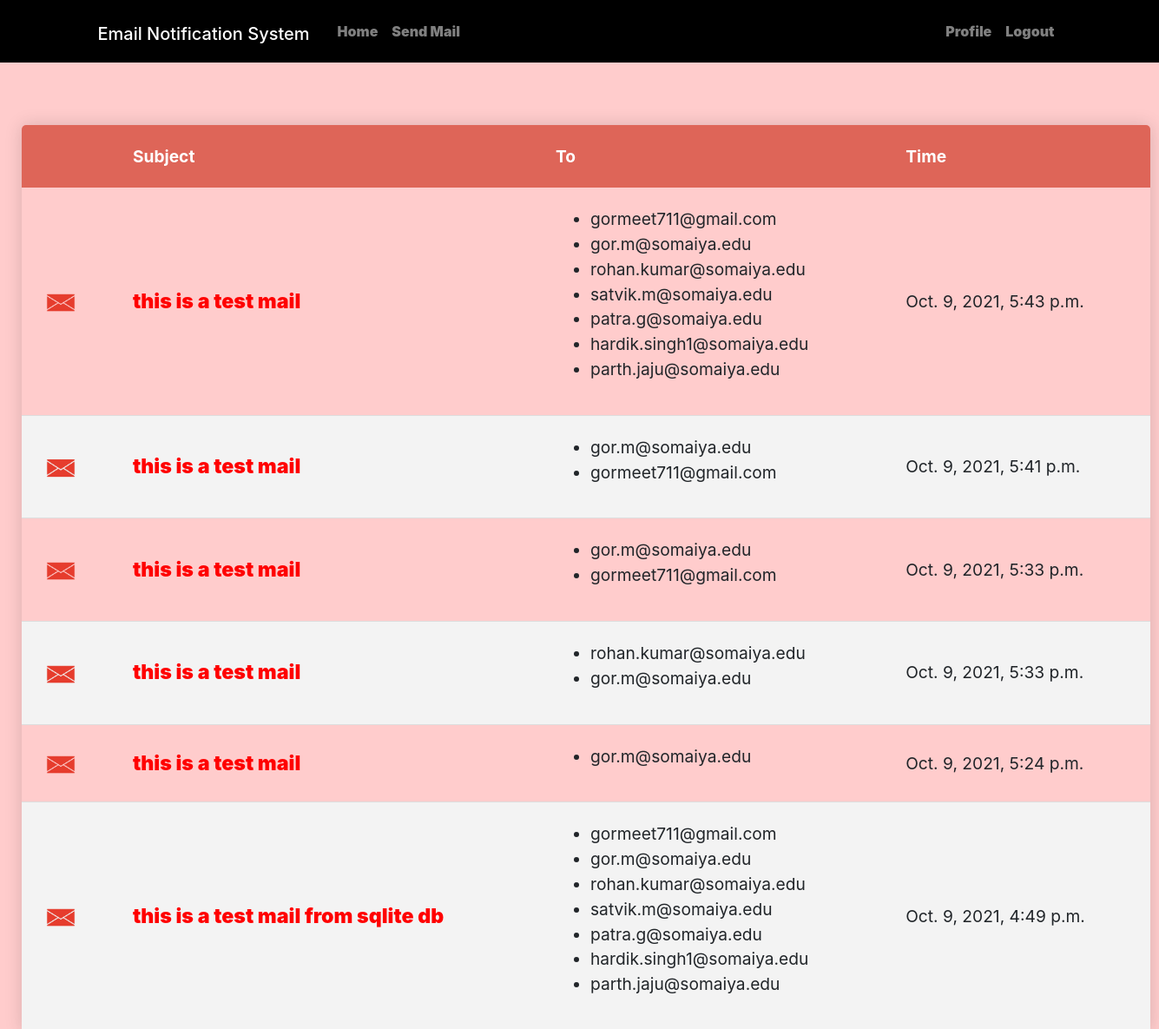
The app's page / (signed in), older data.
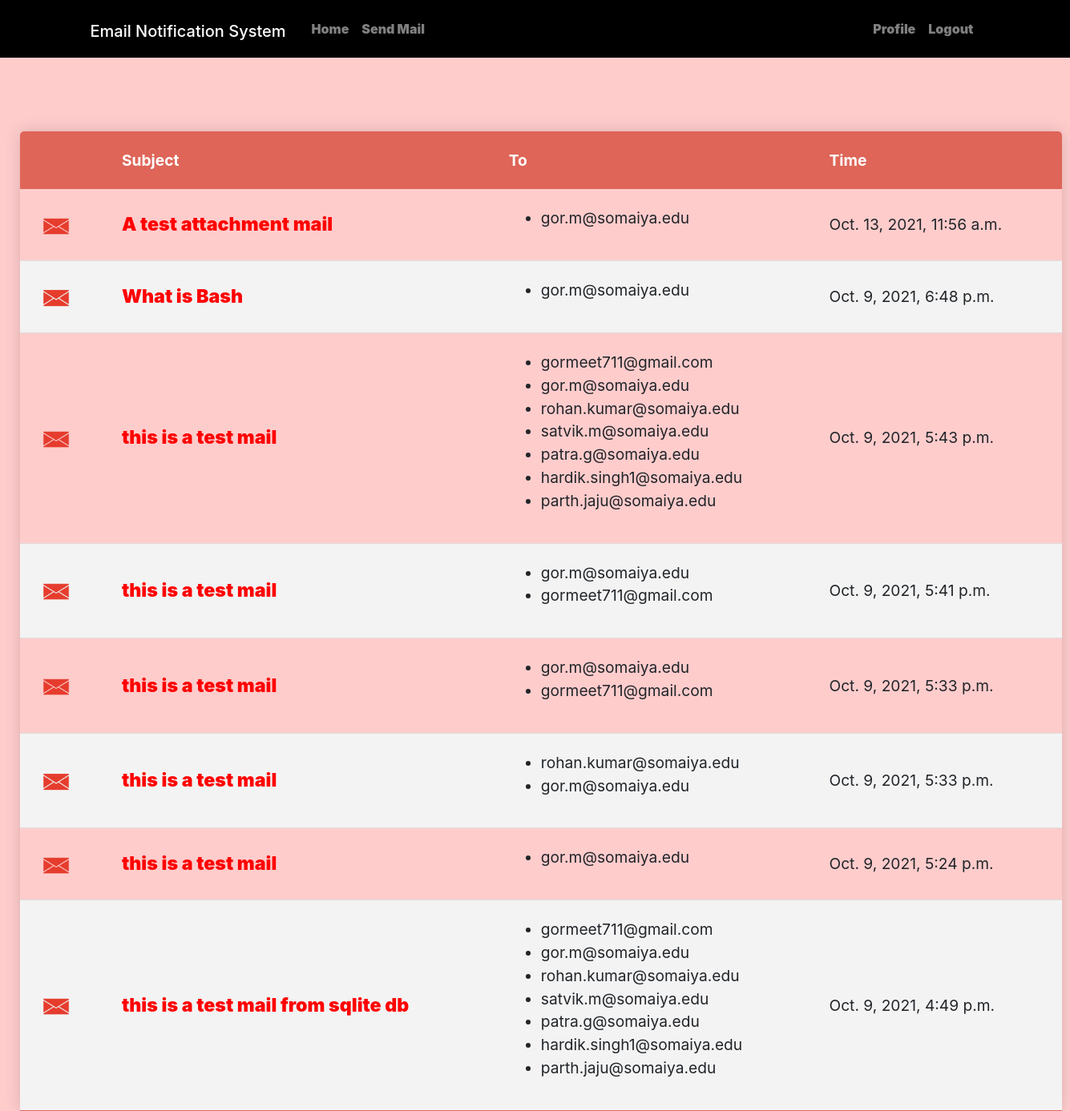
The same page, newer data.
### api/models.py (models this page shows, shortened)
class ScheduledMail(models.Model):
    sender = models.EmailField(max_length = 255)
    subject = models.CharField(max_length = 78)
    body = models.CharField(max_length = 40000)
    send_on = models.DateTimeField(default = datetime.now,blank=True)
    recipients_list = models.CharField(max_length = 1023)
    attachment_file = models.FileField(blank=True, null=True, upload_to='mail/uploads/')
    class Meta:
        ordering = ['-id', ]
    def tags_list(self):
        return self.recipients_list.split(',')

### mail/views.py (the view)
# urls.py: path('', MailListView.as_view(),name='home'),
class MailListView(LoginRequiredMixin, ListView):
    model = ScheduledMail
    template_name = 'base.html'

### templates/base.html (shortened to what this page needs)
<!DOCTYPE html>
<html>
<head>
	{% load static %}
    <link rel="stylesheet" href="https://maxcdn.bootstrapcdn.com/bootstrap/4.0.0/css/bootstrap.min.css">
    <link rel="stylesheet" type="text/css" href="{% static 'css/home/style.css' %}">
</head>
<body>
    <header class="site-header">
      <nav class="navbar navbar-expand-md navbar-dark bg-steel fixed-top">
        <div class="container">
		<h1><a class="navbar-brand mr-4" href="{% url 'home' %}">Email Notification System</a></h1>
          <div class="collapse navbar-collapse" id="navbarToggle">
            <div class="navbar-nav mr-auto">
              <a class="nav-item nav-link" href="{% url 'home' %}">Home</a>
              <a class="nav-item nav-link" href="{% url 'send' %}">Send Mail</a>
            </div>
            <div class="navbar-nav">
              {% if user.is_authenticated %}
                <a class="nav-item nav-link" href="{% url 'profile' %}">Profile</a>
                <a class="nav-item nav-link" href="{% url 'logout' %}">Logout</a>
              {% else %}
                <a class="nav-item nav-link" href="{% url 'login' %}">Login</a>
                <a class="nav-item nav-link" href="{% url 'register' %}">Register</a>
              {% endif %}
            </div>
          </div>
        </div>
      </nav>
    </header>
          {% block body %}
    <table class="content-table">
        <thead>
          <tr>
		  <th> </th>
            <th>Subject</th>
            <th>To</th>
            <th>Time</th>
          </tr>
        </thead>
        <tbody>
	  	{% for mail in object_list %}
          <tr>
		  <td>
			<img src="{% static 'img/mail.png' %}" width="60px">
		  </td>
		  <a href="{% url 'mail' pk=mail.pk %}">
		  <td id="sub"><a href="{% url 'mail' pk=mail.pk %}">
				  {{ mail.subject }}</a></td>
		  <td>
		<ul class="email-ids">
			{% for mails in mail.tags_list %}
			<li>{{ mails }}</li>
				{% endfor %}
		</ul>
</td>
		  <td>{{ mail.send_on }}</td>
          </tr>
	  {% endfor %}
        </tbody>
      </table>
	  {% endblock %}
</body>
</html>

### static/css/home/style.css (style rules this page uses)
body { padding: 0; margin: 0; background-color:#FFCCCC; box-shadow:inset -12px -12px 22px rgba(255, 250, 250, 0.25), inset 10px 10px 22px rgba(214, 149, 149, 0.72); }
h1 { text-align:center; position:relative; }
nav { background-color:black; color:#FFCCCC; font-weight:900; }
.content-table { border-collapse: collapse; margin: 25px 0; font-size: 1.2em; min-width: 1300px; position: absolute; left: 25px; top: 10%; border-radius: 5px 5px 0 0; overflow: hidden; box-shadow: 0 0 20px rgba(0, 0, 0, 0.15); }
.content-table thead tr { background-color: #de6558; color: #ffffff; text-align: left; font-weight: 900; }
.content-table th, .content-table td { padding: 22px 15px; }
.content-table tbody tr { border-bottom: 1px solid #dddddd; }
.content-table tbody tr:nth-of-type(even) { background-color: #f3f3f3; }
.content-table tbody tr:last-of-type { border-bottom: 2px solid #de6558; }
#sub, #sub>a { text-decoration:none; color:red; font-size:110%; font-weight:900; }
.email-ids { list-style-image:url("/static/img/mailsent.png"); }

Row changes from the older to the newer data that the page shows:
added ScheduledMail: subject "A test attachment mail", tags_list "gor.m@somaiya.edu", send_on "Oct. 13, 2021, 11:56 a.m."
added ScheduledMail: subject "What is Bash", tags_list "gor.m@somaiya.edu", send_on "Oct. 9, 2021, 6:48 p.m."
